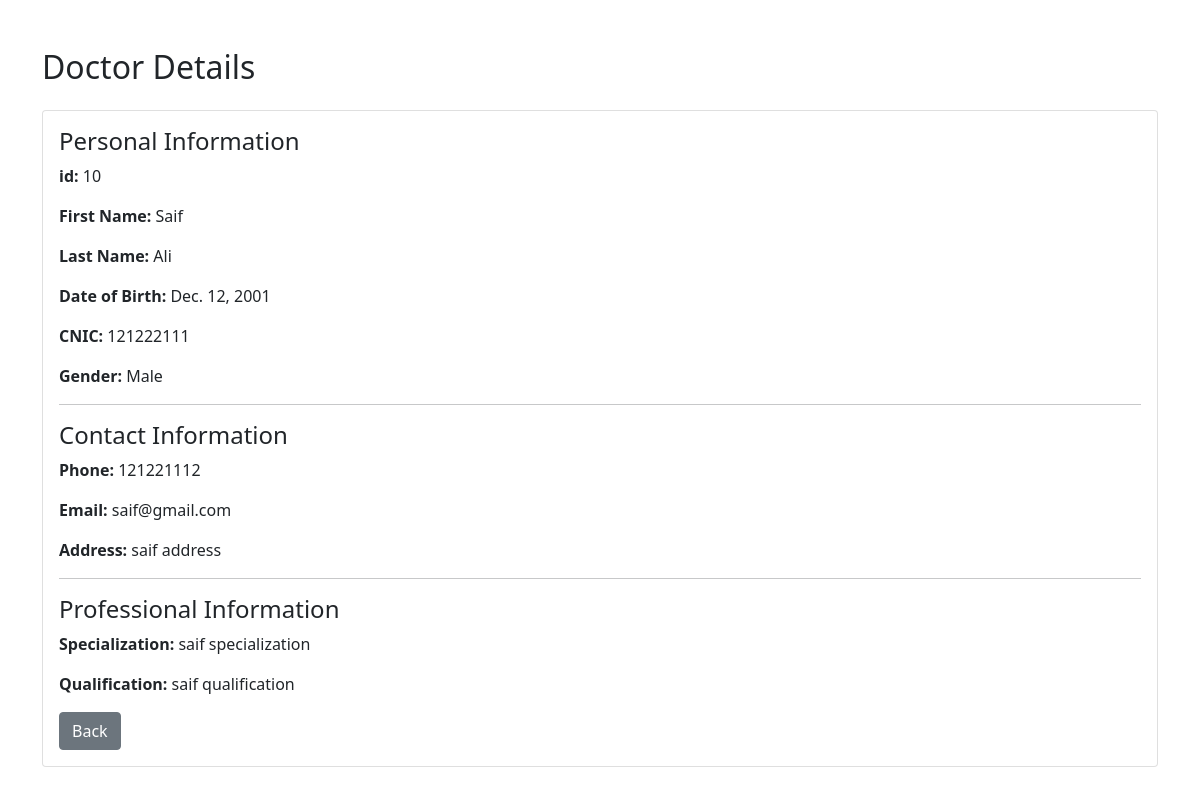
/view_doctor/10/, run on the app's committed database.
### hospital/models.py (models this page shows, shortened)
class Doctor(models.Model):
    user = models.OneToOneField(
        User,
        on_delete=models.CASCADE,
        null=True,
        blank=True
    )
    GENDER_CHOICES = [
        ("Male", "Male"),
        ("Female", "Female"),
        ("Other", "Other"),
        ("Prefer not to say", "Prefer not to say"),
    ]
    first_name = models.CharField(max_length=100)
    last_name = models.CharField(max_length=100)
    date_of_birth = models.DateField()
    cnic = models.CharField(max_length=15)
    gender = models.CharField(max_length=20, choices=GENDER_CHOICES)
    phone_number = models.CharField(max_length=20)
    email = models.CharField(max_length=100)
    address = models.CharField(max_length=200)
    specialization = models.CharField(max_length=50)
    qualification = models.CharField(max_length=50)

### hospital/views.py (the view)
# urls.py: path("view_doctor/<int:id>/", views.view_doctor, name="view_doctor"),
def view_doctor(request, id):
    doctor = get_object_or_404(Doctor, id=id)
    return render(request, "viewdoctor.html", {
        "doctor": doctor
    })

### hospital/templates/viewdoctor.html (shortened to what this page needs)
<!DOCTYPE html>
<html>
<head>
    <link href="https://cdn.jsdelivr.net/npm/bootstrap@5.0.2/dist/css/bootstrap.min.css"
          rel="stylesheet">
</head>
<body>
<div class="container mt-5">
    <h2>Doctor Details</h2>
    <div class="card mt-4">
        <div class="card-body">
            <h4>Personal Information</h4>
            <p><strong>id:</strong> {{ doctor.id }}</p>
            <p><strong>First Name:</strong> {{ doctor.first_name }}</p>
            <p><strong>Last Name:</strong> {{ doctor.last_name }}</p>
            <p><strong>Date of Birth:</strong> {{ doctor.date_of_birth }}</p>
            <p><strong>CNIC:</strong> {{ doctor.cnic }}</p>
            <p><strong>Gender:</strong> {{ doctor.gender }}</p>
            <hr>
            <h4>Contact Information</h4>
            <p><strong>Phone:</strong> {{ doctor.phone_number }}</p>
            <p><strong>Email:</strong> {{ doctor.email }}</p>
            <p><strong>Address:</strong> {{ doctor.address }}</p>
            <hr>
            <h4>Professional Information</h4>
            <p><strong>Specialization:</strong> {{ doctor.specialization }}</p>
            <p><strong>Qualification:</strong> {{ doctor.qualification }}</p>
            <a href="{% url 'doctor' %}"
               class="btn btn-secondary">
                Back
            </a>
        </div>
    </div>
</div>
</body>
</html>

### data on the page
Doctor: id "10", first_name "Saif", last_name "Ali", date_of_birth "Dec. 12, 2001", cnic "121222111", gender "Male", phone_number "121221112", email "saif@gmail.com", address "saif address", specialization "saif specialization", qualification "saif qualification"
